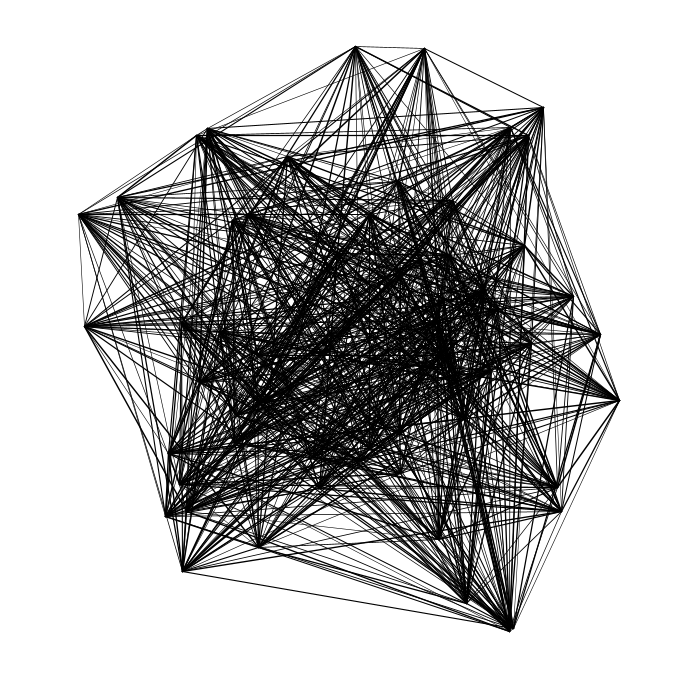
Frame 1 (no input)
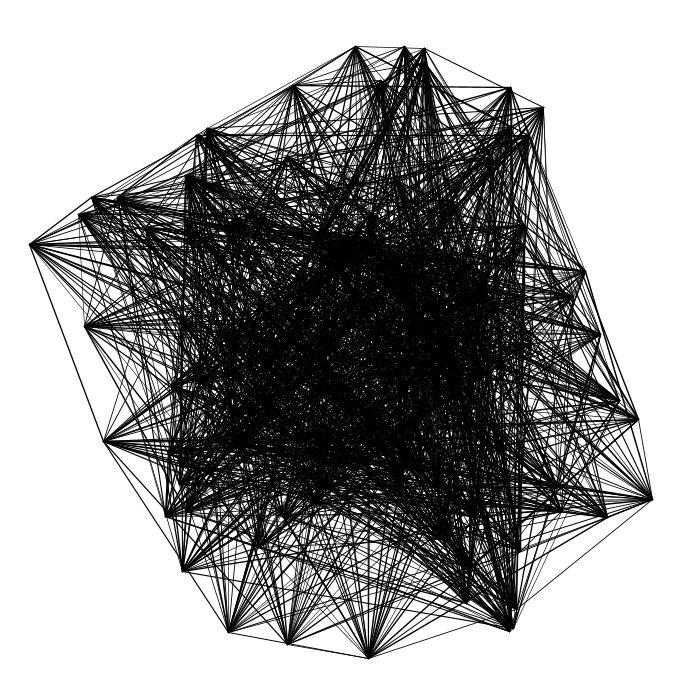
Frame 2 (the mouse pressed at the canvas centre, redrawn once)

The Processing sketch that drew these frames (run headless with seeded random() and noise(); the mouse was pressed at the canvas centre and the sketch redrawn once):

// Processing sketch: sketch_09_network
// ── sketch_09_network.pde
// network

int num = 30; // amount of nodes in the network

void setup() {
  size (700, 700);
  background(255);
  stroke(0, 255); // setting transparency to 10
  noLoop();
}

void draw() {
  translate(width/2, height/2); // move origin to screen center

  float[] angle1 = new float[num]; // these are arrays of numbers.
  float[] angle2 = new float[num]; // the amount is defined by num
  float[] x1 = new float[num]; // more info: https://processing.org/reference/Array.html
  float[] x2 = new float[num];
  float[] y1 = new float[num];
  float[] y2 = new float[num];

  for (int i = 0; i < num; i++) {
    float radius = random(88, width/2-10);
    angle1[i] = random(0, TWO_PI);
    x1[i] = sin(angle1[i]) * radius;
    y1[i] = cos(angle1[i]) * radius;
    angle2[i] = random(0, TWO_PI);
    x2[i] = sin(angle2[i]) * radius;
    y2[i] = cos(angle2[i]) * radius;
  }
  for (int i = 0; i < num; i++) {
    for (int a = 1; a < num; a++) {
      strokeWeight(random(0.5, 1.5));
      line(x1[i], y1[i], x2[a], y2[a]);
    }
  }
}
